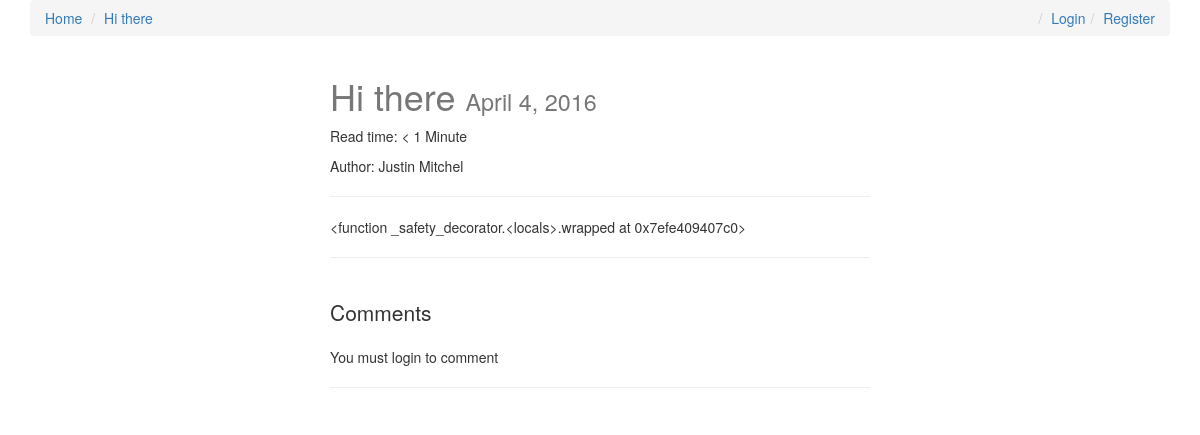
Page /new-title/ on the earlier database version.
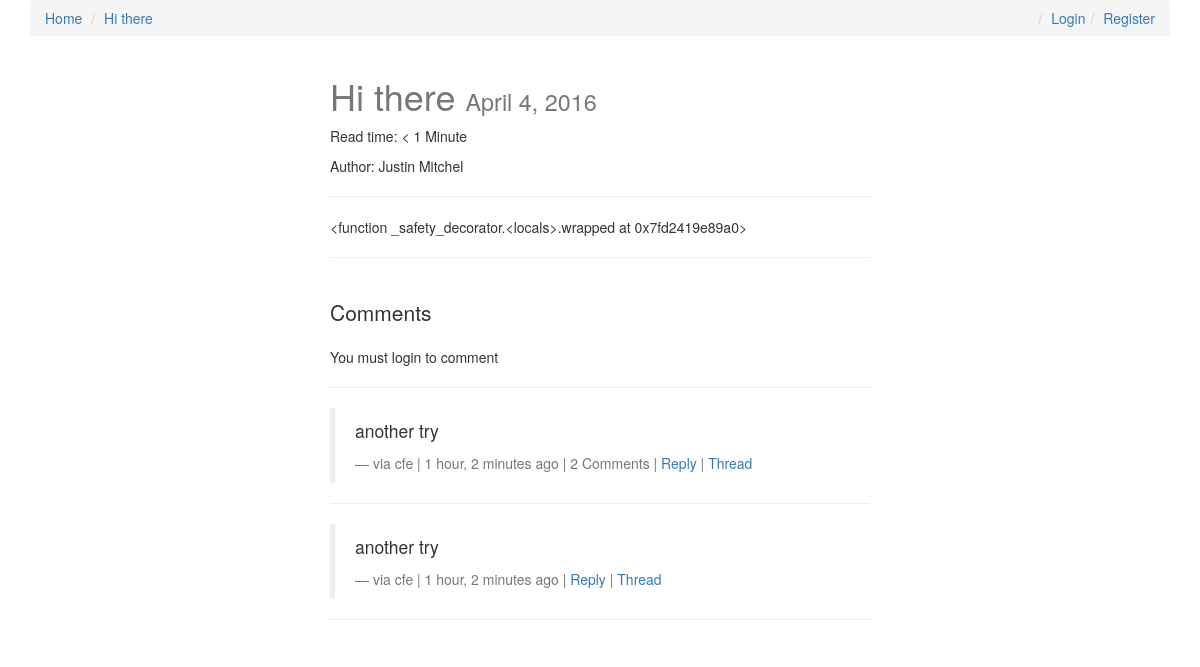
Same page on the later database version.
### posts/models.py (models this page shows, shortened)
class Post(models.Model):
    user = models.ForeignKey(settings.AUTH_USER_MODEL, default=1)
    title = models.CharField(max_length=120)
    slug = models.SlugField(unique=True)
    image = models.ImageField(upload_to=upload_location,
            null=True,
            blank=True,
            width_field="width_field",
            height_field="height_field")
    height_field = models.IntegerField(default=0)
    width_field = models.IntegerField(default=0)
    content = models.TextField()
    draft = models.BooleanField(default=False)
    publish = models.DateField(auto_now=False, auto_now_add=False)
    read_time =  models.IntegerField(default=0) # models.TimeField(null=True, blank=True) #assume minutes
    updated = models.DateTimeField(auto_now=True, auto_now_add=False)
    timestamp = models.DateTimeField(auto_now=False, auto_now_add=True)
    objects = PostManager()
    def get_absolute_url(self):
        return reverse("posts:detail", kwargs={"slug": self.slug})
    class Meta:
        ordering = ["-timestamp", "-updated"]
    def get_markdown(self):
        content = self.content
        markdown_text = markdown(content)
        return mark_safe(markdown_text)
    @property
    def comments(self):
        instance = self
        qs = Comment.objects.filter_by_instance(instance)
        return qs
    @property
    def get_content_type(self):
        instance = self
        content_type = ContentType.objects.get_for_model(instance.__class__)
        return content_type

### comments/models.py (models this page shows, shortened)
class Comment(models.Model):
    user        = models.ForeignKey(settings.AUTH_USER_MODEL, default=1)
    content_type = models.ForeignKey(ContentType, on_delete=models.CASCADE)
    object_id = models.PositiveIntegerField()
    content_object = GenericForeignKey('content_type', 'object_id')
    parent      = models.ForeignKey("self", null=True, blank=True)
    content     = models.TextField()
    timestamp   = models.DateTimeField(auto_now_add=True)
    objects = CommentManager()
    class Meta:
        ordering = ['-timestamp']
    def get_absolute_url(self):
        return reverse("comments:thread", kwargs={"id": self.id})
    def children(self): #replies
        return Comment.objects.filter(parent=self)

### posts/views.py (the view, shortened to what this page needs)
# urls.py: url(r'^(?P<slug>[\w-]+)/$', post_detail, name='detail'),
def post_detail(request, slug=None):
	instance = get_object_or_404(Post, slug=slug)
	if instance.publish > timezone.now().date() or instance.draft:
		if not request.user.is_staff or not request.user.is_superuser:
			raise Http404
	share_string = quote_plus(instance.content)
	initial_data = {
			"content_type": instance.get_content_type,
			"object_id": instance.id
	}
	form = CommentForm(request.POST or None, initial=initial_data)
	comments = instance.comments
	context = {
		"title": instance.title,
		"instance": instance,
		"share_string": share_string,
		"comments": comments,
		"comment_form":form,
	}
	return render(request, "post_detail.html", context)

### comments/models.py (called while the page is built)
    def filter_by_instance(self, instance):
        content_type = ContentType.objects.get_for_model(instance.__class__)
        obj_id = instance.id
        qs = super(CommentManager, self).filter(content_type=content_type, object_id= obj_id).filter(parent=None)
        return qs

### posts/templatetags/urlify.py (called while the page is built)
@register.filter
def urlify(value):
    return quote_plus(value)

### templates/post_detail.html (shortened to what this page needs)
{% extends "base.html" %}
{% load urlify %}
{% load crispy_forms_tags %}
 {% block post_detail_link %}
  <li><a href='{{ instance.get_absolute_url }}'>{{ instance.title }}</a></li>
  {% endblock %}
{% block content %}
<div class='col-sm-6 col-sm-offset-3'>
<h1>{{ title }} <small>{% if instance.draft %}<span style='color:red;'>Draft</span> {% endif %}{{ instance.publish }}</small></h1>
<p>Read time: {% if instance.read_time <= 1 %} < 1 Minute {% else %}{{ instance.read_time }} minutes {% endif %}</p>
{% if instance.user.get_full_name %}
<p>Author: {{ instance.user.get_full_name }}</p>
{% endif %}
<p><div class="fb-like" data-href="{{ request.build_absolute_uri }}" data-layout="button_count" data-action="like" data-show-faces="true" data-share="true"></div>
<hr/>
</p>
<div class='row'>
<div class='col-sm-12 '>
   <div class='post-detail-item'>{{ instance.get_markdown }}</div>
    <hr/>
    <br/>
    <div>
        <p class='lead'>Comments</p>
        {% if request.user.is_authenticated %}
        <form method="POST" action="."> {% csrf_token %}
            {{ comment_form|crispy }}
            <input type='submit' value='Post comment' class='btn btn-default'>
        </form>
        {% else %}
        <p>You must login to comment </p>
        {% endif %}
        <hr/>
        {% for comment in comments %}
        <blockquote>
          <p>{{ comment.content }}</p>
          <footer>via {{ comment.user }} | {{ comment.timestamp|timesince }} ago | {% if comment.children.count > 0 %}{{ comment.children.count }} Comment{% if comment.children.count > 1 %}s{% endif %} | {% endif %} <a class='comment-reply-btn' href='#'>Reply</a> | <a class='' href='{{ comment.get_absolute_url }}'>Thread</a></footer>
        </blockquote>
        <hr/>
        {% endfor %}
    </div>
</div>
</div>
</div>
{% endblock content %}

### templates/base.html (shortened to what this page needs)
{% load staticfiles %}
<html>
<head>
<link rel="stylesheet" href="https://maxcdn.bootstrapcdn.com/bootstrap/3.3.6/css/bootstrap.min.css">
<link rel="stylesheet" href="https://maxcdn.bootstrapcdn.com/bootstrap/3.3.6/css/bootstrap-theme.min.css">
<link rel='stylesheet' href='https://maxcdn.bootstrapcdn.com/font-awesome/4.5.0/css/font-awesome.min.css' >
<link rel='stylesheet' href='{% static "css/base.css" %}' />
</head>
<body>
<div class='container'>
    <ol class='breadcrumb'>
        <li><a href='{% url "posts:list" %}'>Home</a></li>
        {% block post_detail_link %}
        {% endblock %}
        {% if not request.user.is_authenticated %}
        <li class='pull-right'><a href='{% url "register" %}'>Register</a></li>
        <li class='pull-right'><a href='{% url "login" %}'>Login</a></li>
        {% else %}
        <li class='pull-right'><a href='{% url "logout" %}'>Logout</a></li>
        {% endif %}
    </ol>
{% block content %}{% endblock content %}
</div>
</body>
</html>

### static/css/base.css (style rules this page uses)
h1 { color: #777777; }

Differences in the rows shown:
computed for Post "Hi there": get_markdown "<function _safety_decorator.<locals>.wrapped at 0x7efe409407c0>" → "<function _safety_decorator.<locals>.wrapped at 0x7fd2419e89a0>"
added Comment: content "another try", user "cfe", timestamp "1 hour, 2 minutes", children.count "2"
added Comment: content "another try", user "cfe", timestamp "1 hour, 2 minutes"
